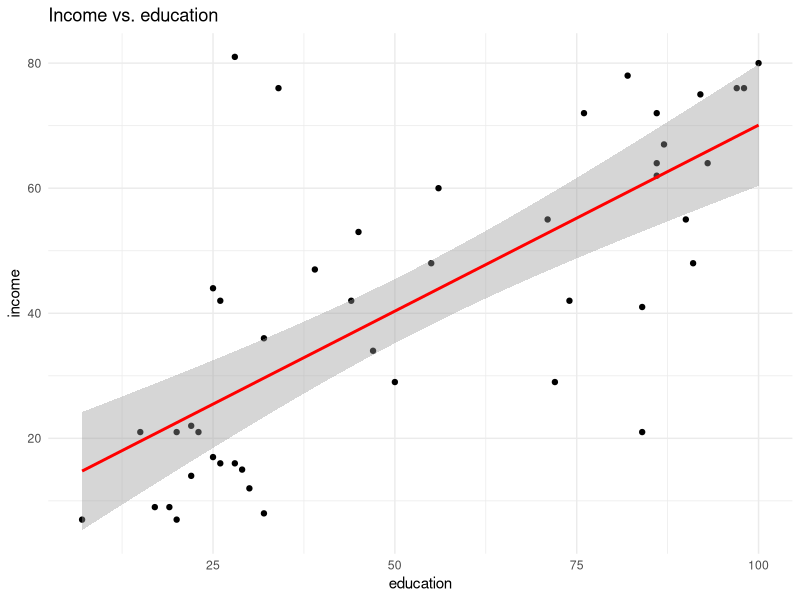
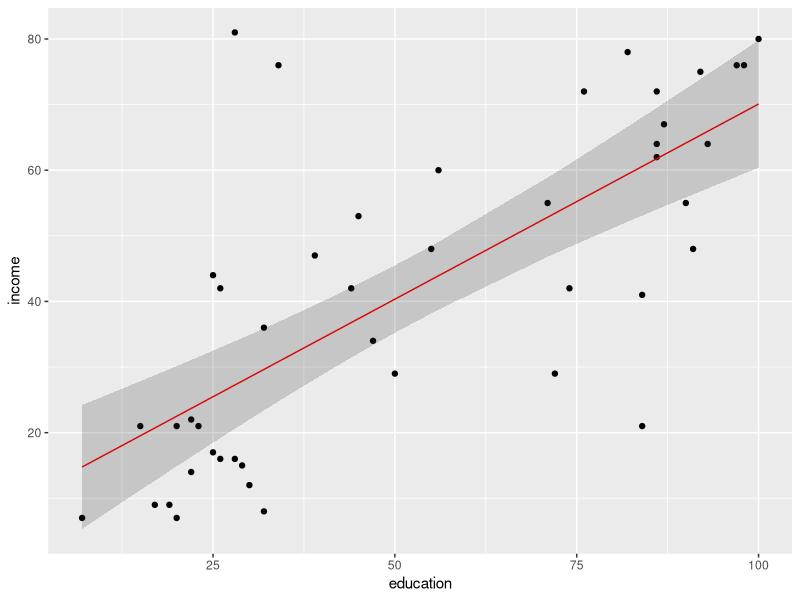
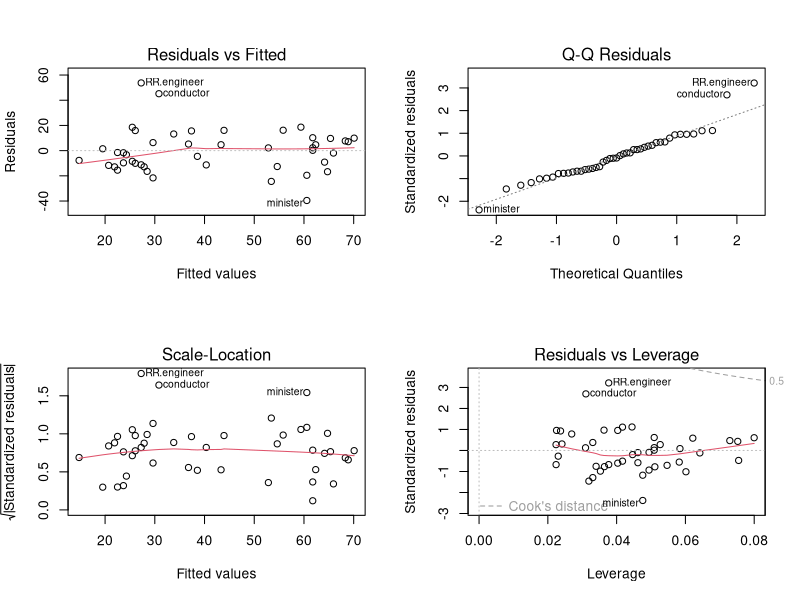
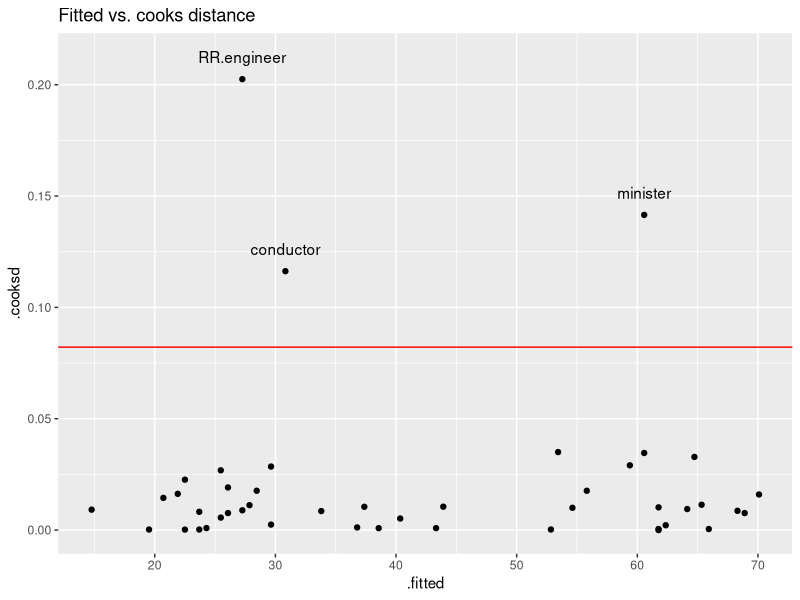
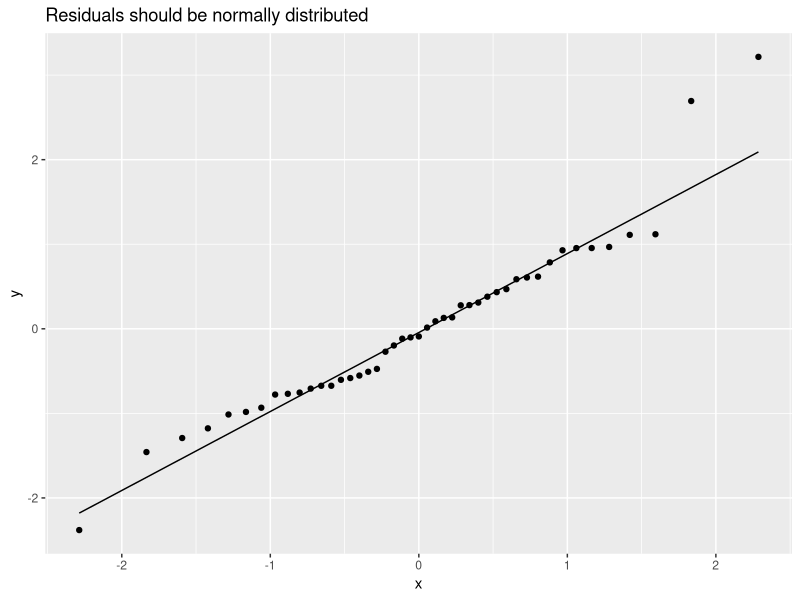
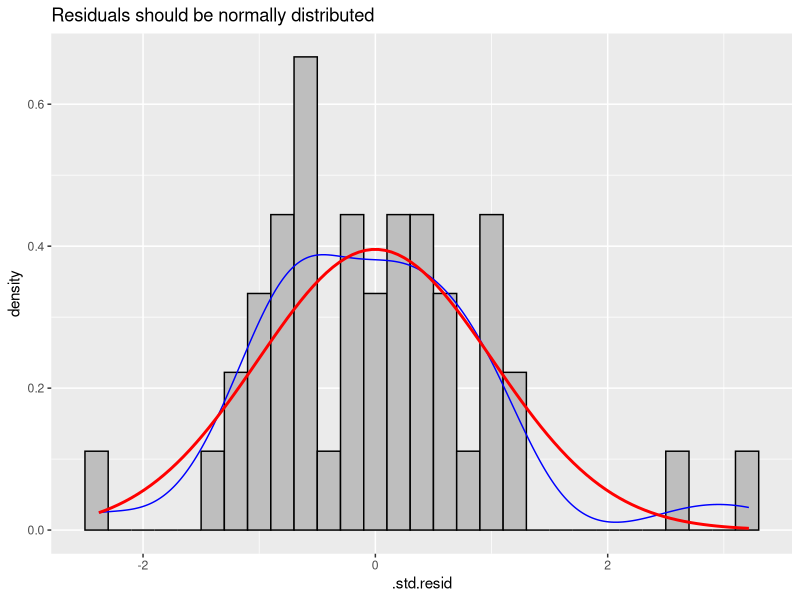
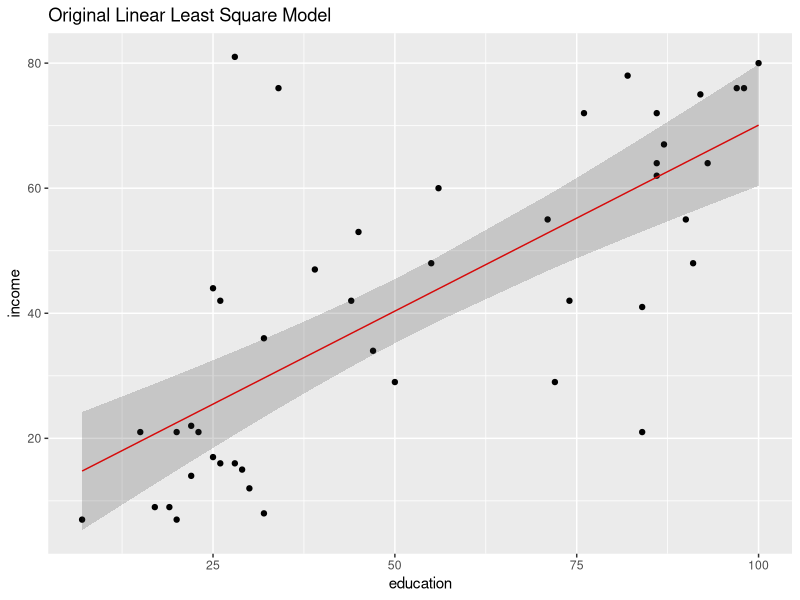
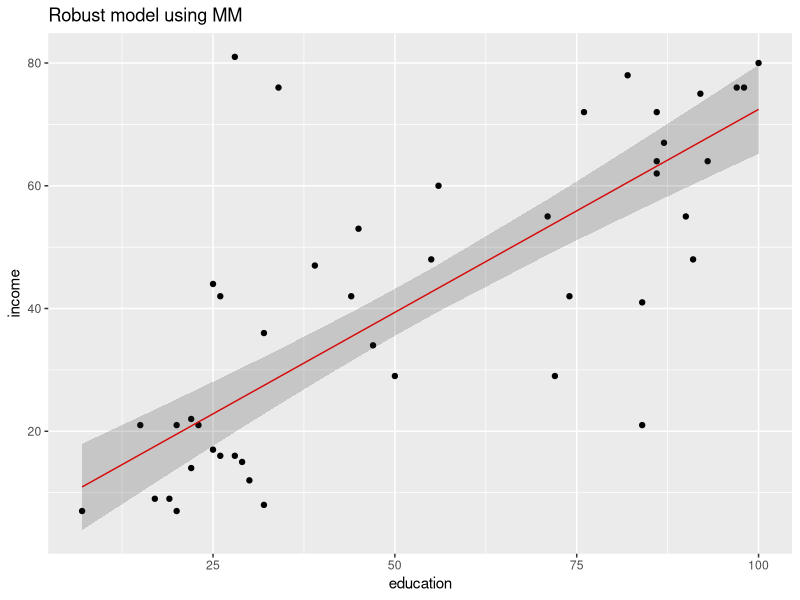

Here is the R script that generated these plots, in order:
## ---- chunk 1
# install.packages("carData")
library(carData)
data(Duncan)
head(Duncan, n=10)
## ---- chunk 2
library(tidyverse)
ggplot(Duncan, aes(x = education, y = income)) + 
  geom_point() + stat_smooth(method = "lm", col = "red") + theme_minimal() +
  ggtitle("Income vs. education")
## ---- chunk 3
# Now let's first create our linear model
fitLS <- lm(income ~ education, data = Duncan)
# than predict the income from the model, and add the fit column to the dataframe
duncan.predict <- cbind(Duncan,predict(fitLS, interval = "confidence"))
# An alternative way to build up the ggplot - add next steps to plot p:
p <- ggplot(duncan.predict, aes(education, income)) 
p <- p + geom_point() 
p <- p + geom_line(aes(education, fit), color="red")
p <- p + geom_ribbon(aes(ymin=lwr,ymax=upr), alpha=0.2)
p

## ---- chunk 4
par(mfrow=c(2,2))
plot(fitLS)

## ---- chunk 5
library(broom)

tidyFitLS <- tidy(fitLS)
glanceFitLS <- glance(fitLS)
augmentFitLS <- augment(fitLS)

## ---- chunk 6
tidyFitLS

## ---- chunk 7
glanceFitLS

## ---- chunk 8
augmentFitLS

## ---- chunk 9
influential <- augmentFitLS$.cooksd > mean(augmentFitLS$.cooksd)*4
head(augmentFitLS[influential,])
## ---- chunk 10
ggplot(augmentFitLS) + 
  geom_point(aes(x=.fitted, y=.cooksd))  +
  ggtitle("Fitted vs. cooks distance") +
  geom_hline(aes(yintercept=4*mean(.cooksd)), col="red") +
  geom_text(data = subset(augmentFitLS, influential), 
            aes(label=.rownames,x=.fitted,y=.cooksd), nudge_y = 0.01)
## ---- chunk 11
#augmentFitLS <- augmentFitLS[!influential,]
ggplot(augmentFitLS, aes(sample=.std.resid)) + 
  stat_qq() + 
  stat_qq_line()+
  ggtitle("Residuals should be normally distributed ")
## ---- chunk 12
ggplot(augmentFitLS,aes(.std.resid)) + 
  geom_histogram(aes(y=stat(density)),fill="gray", col="black", binwidth=0.2) +
  geom_density(aes(.std.resid), col="blue") +
  stat_function(fun = dnorm, 
                args = list(mean=mean(augmentFitLS$.std.resid), 
                            sd = sd(augmentFitLS$.std.resid)),
                lwd = 1,
                col = "red") +  
  ggtitle("Residuals should be normally distributed ")
  
## ---- chunk 13
shapiro.test(augmentFitLS$.std.resid)
## ---- chunk 14
# Now let's first create our original model
fitLS <- lm(income ~ education, data = Duncan)
# than predict the income from the model, and add the fit column to the dataframe
duncan.predict <- cbind(Duncan,predict(fitLS, interval = "confidence"))
# An alternative way to build up the ggplot - add next steps to plot p:
p1 <- ggplot(duncan.predict, aes(education, income)) 
p1 <- p1 + geom_point() 
p1 <- p1 + geom_line(aes(education, fit), color="red")
p1 <- p1 + geom_ribbon(aes(ymin=lwr,ymax=upr), alpha=0.2)
p1 <- p1 + ggtitle("Original Linear Least Square Model")
p1

## ---- chunk 15
library(MASS)
# Now let's create our robust linear model
fitRLS <- rlm(income ~ education, data = Duncan)
# than predict the income from the model, and add the fit column to the dataframe
duncan.predict2 <- cbind(Duncan,predict(fitRLS, interval = "confidence"))
# An alternative way to build up the ggplot - add next steps to plot p:
p2 <- ggplot(duncan.predict2, aes(education, income)) 
p2 <- p2 + geom_point() 
p2 <- p2 + geom_line(aes(education, fit), color="red")
p2 <- p2 + geom_ribbon(aes(ymin=lwr,ymax=upr), alpha=0.2)
p2 <- p2 + ggtitle("Robust model using MM")
p2

